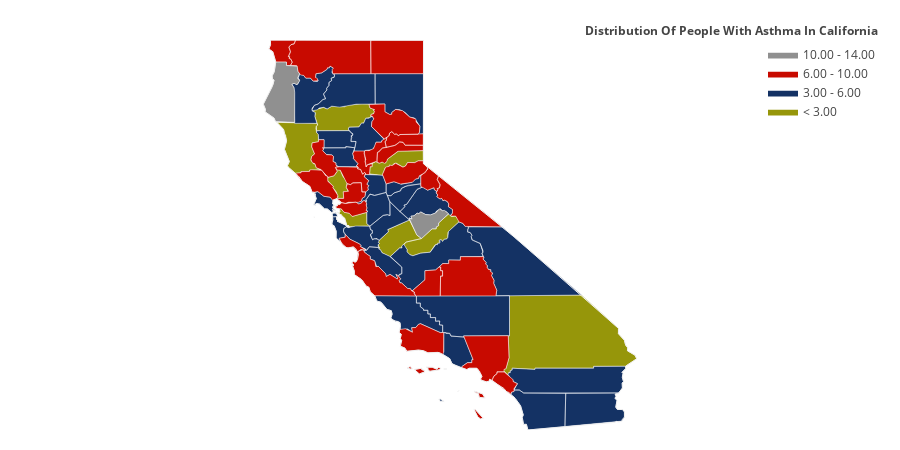

The cell this chart's notebook holds for it:
### Code cell
values = CA_count[1].tolist()
fips = CA_count.index.tolist()
colorscale = [
        'rgb(150,150,10)',
        'rgb(20,50,100)',
        'rgb(200,10,0)',
        'rgb(144,144,144)',
        'rgb(200,200,200)',
        'rgb(80,80,80)'
    ]
    



endpts = list(np.mgrid[min(values):max(values):4j])

fig = ff.create_choropleth(
    fips=fips, values=values, scope=['California'], show_state_data=True,
     binning_endpoints=endpts, round_legend_values=True,
    colorscale=colorscale,
    legend_title=' Distribution Of People With Asthma In California',
    county_outline={'color': 'rgb(255,255,255)', 'width': 0.5},
    exponent_format=True,
)
fig.layout.template = None
fig.show()

### Figure 1 — Plotly figure (JSON) as saved in the notebook; plotly's stock layout.template omitted (floating-point values rounded to 4 significant figures; data arrays with more than 128 entries replaced by an {"elided": "..."} marker saying what was removed)
{"data": [{"fill": "toself", "fillcolor": "rgb(150,150,10)", "hoverinfo": "none", "line": {"color": "rgb(255,255,255)", "width": 0.5}, "mode": "lines", "name": "< 3.00", "type": "scatter", "x": {"elided": "208 float values"}, "y": {"elided": "208 float values"}}, {"fill": "toself", "fillcolor": "rgb(20,50,100)", "hoverinfo": "none", "line": {"color": "rgb(255,255,255)", "width": 0.5}, "mode": "lines", "name": "3.00 - 6.00", "type": "scatter", "x": {"elided": "683 float values"}, "y": {"elided": "683 float values"}}, {"fill": "toself", "fillcolor": "rgb(200,10,0)", "hoverinfo": "none", "line": {"color": "rgb(255,255,255)", "width": 0.5}, "mode": "lines", "name": "6.00 - 10.00", "type": "scatter", "x": {"elided": "584 float values"}, "y": {"elided": "584 float values"}}, {"fill": "toself", "fillcolor": "rgb(144,144,144)", "hoverinfo": "none", "line": {"color": "rgb(255,255,255)", "width": 0.5}, "mode": "lines", "name": "10.00 - 14.00", "type": "scatter", "x": [-124.4, -124.1, -124.1, -124.2, -124.2, -124.1, -124.1, -123.8, -123.8, -123.5, -123.5, -123.4, -123.5, -123.4, -123.5, -123.6, -123.6, -123.6, -123.5, -123.5, -124.1, -124.1, -124.4, -124.3, -124.4, null, -120.4, -120.3, -120.3, -120.3, -120.2, -120.1, -120.1, -119.9, -119.8, -119.7, -119.6, -119.5, -119.4, -119.3, -119.6, -119.6, -119.7, -119.7, -119.8, -120.1, -120.2, -120.4, null], "y": [40.44, 40.93, 41.03, 41.05, 41.13, 41.23, 41.46, 41.46, 41.38, 41.37, 41.24, 41.18, 41.08, 41.01, 40.91, 40.95, 40.93, 40.84, 40.73, 40.0, 40.02, 40.1, 40.26, 40.31, 40.44, null, 37.68, 37.65, 37.73, 37.73, 37.8, 37.78, 37.83, 37.76, 37.75, 37.8, 37.9, 37.86, 37.87, 37.78, 37.56, 37.49, 37.46, 37.42, 37.42, 37.18, 37.27, 37.68, null]}, {"fill": "toself", "fillcolor": "rgb(200,200,200)", "hoverinfo": "none", "line": {"color": "rgb(255,255,255)", "width": 0.5}, "mode": "lines", "name": "> 14.00", "type": "scatter", "x": [], "y": []}, {"hoverinfo": "text", "legendgroup": "centroids", "marker": {"color": "white", "opacity": 0}, "mode": "markers", "name": "US Counties", "selected": {"marker": {"color": "white", "opacity": 1, "size": 3}}, "showlegend": false, "text": ["County: Ventura<br>State: California<br>FIPS: 06111<br>Value: 6.0", "County: Ventura<br>State: California<br>FIPS: 06111<br>Value: 6.0", "County: Ventura<br>State: California<br>FIPS: 06111<br>Value: 6.0", "County: Santa Barbara<br>State: California<br>FIPS: 06083<br>Value: 7.0", "County: Santa Barbara<br>State: California<br>FIPS: 06083<br>Value: 7.0", "County: Santa Barbara<br>State: California<br>FIPS: 06083<br>Value: 7.0", "County: Santa Barbara<br>State: California<br>FIPS: 06083<br>Value: 7.0", "County: Santa Barbara<br>State: California<br>FIPS: 06083<br>Value: 7.0", "County: San Francisco<br>State: California<br>FIPS: 06075<br>Value: 5.0", "County: San Francisco<br>State: California<br>FIPS: 06075<br>Value: 5.0", "County: San Francisco<br>State: California<br>FIPS: 06075<br>Value: 5.0", "County: San Francisco<br>State: California<br>FIPS: 06075<br>Value: 5.0", "County: San Francisco<br>State: California<br>FIPS: 06075<br>Value: 5.0", "County: Marin<br>State: California<br>FIPS: 06041<br>Value: 5.0", "County: Marin<br>State: California<br>FIPS: 06041<br>Value: 5.0", "County: Los Angeles<br>State: California<br>FIPS: 06037<br>Value: 7.0", "County: Los Angeles<br>State: California<br>FIPS: 06037<br>Value: 7.0", "County: Los Angeles<br>State: California<br>FIPS: 06037<br>Value: 7.0", "County: Del Norte<br>State: California<br>FIPS: 06015<br>Value: 9.0", "County: Del Norte<br>State: California<br>FIPS: 06015<br>Value: 9.0", "County: Alameda<br>State: California<br>FIPS: 06001<br>Value: 3.0", "County: Alpine<br>State: California<br>FIPS: 06003<br>Value: 8.0", "County: Amador<br>State: California<br>FIPS: 06005<br>Value: 6.0", "County: Butte<br>State: California<br>FIPS: 06007<br>Value: 6.0", "County: Calaveras<br>State: California<br>FIPS: 06009<br>Value: 5.0", "County: Colusa<br>State: California<br>FIPS: 06011<br>Value: 5.0", "County: Contra Costa<br>State: California<br>FIPS: 06013<br>Value: 7.0", "County: El Dorado<br>State: California<br>FIPS: 06017<br>Value: 8.0", "County: Fresno<br>State: California<br>FIPS: 06019<br>Value: 4.0", "County: Glenn<br>State: California<br>FIPS: 06021<br>Value: 4.0", "County: Humboldt<br>State: California<br>FIPS: 06023<br>Value: 11.0", "County: Imperial<br>State: California<br>FIPS: 06025<br>Value: 4.0", "County: Inyo<br>State: California<br>FIPS: 06027<br>Value: 5.0", "County: Kern<br>State: California<br>FIPS: 06029<br>Value: 6.0", "County: Kings<br>State: California<br>FIPS: 06031<br>Value: 7.0", "County: Lake<br>State: California<br>FIPS: 06033<br>Value: 7.0", "County: Lassen<br>State: California<br>FIPS: 06035<br>Value: 4.0", "County: Madera<br>State: California<br>FIPS: 06039<br>Value: 3.0", "County: Mariposa<br>State: California<br>FIPS: 06043<br>Value: 14.0", "County: Mendocino<br>State: California<br>FIPS: 06045<br>Value: 3.0", "County: Merced<br>State: California<br>FIPS: 06047<br>Value: 3.0", "County: Modoc<br>State: California<br>FIPS: 06049<br>Value: 10.0", "County: Mono<br>State: California<br>FIPS: 06051<br>Value: 8.0", "County: Monterey<br>State: California<br>FIPS: 06053<br>Value: 7.0", "County: Napa<br>State: California<br>FIPS: 06055<br>Value: 3.0", "County: Nevada<br>State: California<br>FIPS: 06057<br>Value: 9.0", "County: Orange<br>State: California<br>FIPS: 06059<br>Value: 8.0", "County: Placer<br>State: California<br>FIPS: 06061<br>Value: 3.0", "County: Plumas<br>State: California<br>FIPS: 06063<br>Value: 9.0", "County: Riverside<br>State: California<br>FIPS: 06065<br>Value: 4.0", "County: Sacramento<br>State: California<br>FIPS: 06067<br>Value: 6.0", "County: San Benito<br>State: California<br>FIPS: 06069<br>Value: 6.0", "County: San Bernardino<br>State: California<br>FIPS: 06071<br>Value: 3.0", "County: San Diego<br>State: California<br>FIPS: 06073<br>Value: 5.0", "County: San Joaquin<br>State: California<br>FIPS: 06077<br>Value: 4.0", "County: San Luis Obispo<br>State: California<br>FIPS: 06079<br>Value: 4.0", "County: San Mateo<br>State: California<br>FIPS: 06081<br>Value: 5.0", "County: Santa Clara<br>State: California<br>FIPS: 06085<br>Value: 6.0", "County: Santa Cruz<br>State: California<br>FIPS: 06087<br>Value: 7.0", "County: Shasta<br>State: California<br>FIPS: 06089<br>Value: 5.0", "County: Sierra<br>State: California<br>FIPS: 06091<br>Value: 8.0", "County: Siskiyou<br>State: California<br>FIPS: 06093<br>Value: 7.0", "County: Solano<br>State: California<br>FIPS: 06095<br>Value: 8.0", "County: Sonoma<br>State: California<br>FIPS: 06097<br>Value: 7.0", "County: Stanislaus<br>State: California<br>FIPS: 06099<br>Value: 6.0", "County: Sutter<br>State: California<br>FIPS: 06101<br>Value: 8.0", "County: Tehama<br>State: California<br>FIPS: 06103<br>Value: 3.0", "County: Trinity<br>State: California<br>FIPS: 06105<br>Value: 4.0", "County: Tulare<br>State: California<br>FIPS: 06107<br>Value: 8.0", "County: Tuolumne<br>State: California<br>FIPS: 06109<br>Value: 5.0", "County: Yolo<br>State: California<br>FIPS: 06113<br>Value: 9.0", "County: Yuba<br>State: California<br>FIPS: 06115<br>Value: 9.0"], "type": "scatter", "unselected": {"marker": {"opacity": 0}}, "x": [[-119.4], [-119.1], [-119.5], [-119.0], [-119.7], [-120.1], [-120.4], [-120.0], [-123.0], [-122.3], [-122.4], [-122.4], [-122.4], [-122.4], [-122.7], [-118.4], [-118.5], [-118.2], [-124.2], [-123.9], -121.9, -119.8, -120.7, -121.6, -120.6, -122.2, -121.9, -120.5, -119.6, -122.4, -123.9, -115.4, -117.4, -118.7, -119.8, -122.8, -120.6, -119.8, -119.9, -123.4, -120.7, -120.7, -118.9, -121.2, -122.3, -120.8, -117.8, -120.7, -120.8, -116.0, -121.3, -121.1, -116.2, -116.7, -121.3, -120.4, -122.3, -121.7, -122.0, -122.0, -120.5, -122.5, -121.9, -122.9, -121.0, -121.7, -122.2, -123.1, -118.8, -120.0, -121.9, -121.4], "y": [[34.01], [34.47], [33.25], [33.48], [34.01], [33.97], [34.04], [34.72], [37.7], [37.78], [37.82], [37.86], [37.76], [37.86], [38.07], [33.38], [32.9], [34.36], [41.95], [41.74], 37.65, 38.6, 38.45, 39.67, 38.2, 39.18, 37.92, 38.78, 36.76, 39.6, 40.7, 33.04, 36.51, 35.34, 36.08, 39.1, 40.67, 37.22, 37.58, 39.44, 37.19, 41.59, 37.94, 36.22, 38.51, 39.3, 33.7, 39.06, 40.0, 33.74, 38.45, 36.61, 34.84, 33.03, 37.93, 35.39, 37.42, 37.23, 37.06, 40.76, 39.58, 41.59, 38.27, 38.53, 37.56, 39.03, 40.13, 40.65, 36.22, 38.03, 38.69, 39.27]}, {"hoverinfo": "text", "legendgroup": "States", "line": {"color": "rgb(240, 240, 240)", "width": 1}, "mode": "lines", "showlegend": false, "type": "scatter", "x": {"elided": "263 float values"}, "y": {"elided": "263 float values"}}], "layout": {"annotations": [{"showarrow": false, "text": "<b> Distribution Of People With Asthma In California</b>", "x": 1, "xanchor": "right", "xref": "paper", "y": 1.05, "yref": "paper"}], "dragmode": "select", "height": 450, "hovermode": "closest", "legend": {"traceorder": "reversed", "x": 1, "xanchor": "right", "y": 1, "yanchor": "top"}, "margin": {"b": 20, "l": 20, "r": 20, "t": 40}, "width": 900, "xaxis": {"autorange": false, "fixedrange": true, "range": [-131.1, -107.4], "showgrid": false, "showticklabels": false, "zeroline": false}, "yaxis": {"autorange": false, "fixedrange": true, "range": [32.53, 42.0], "showgrid": false, "showticklabels": false, "zeroline": false}}}
